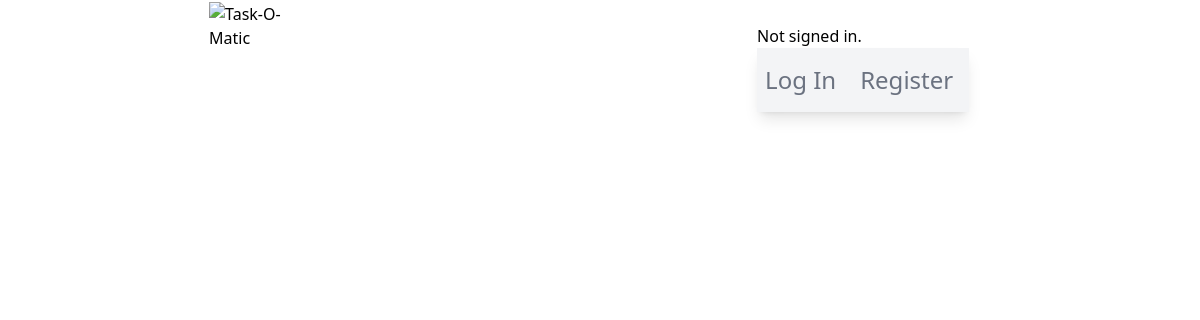
Before: /project/9/ with the older database file.
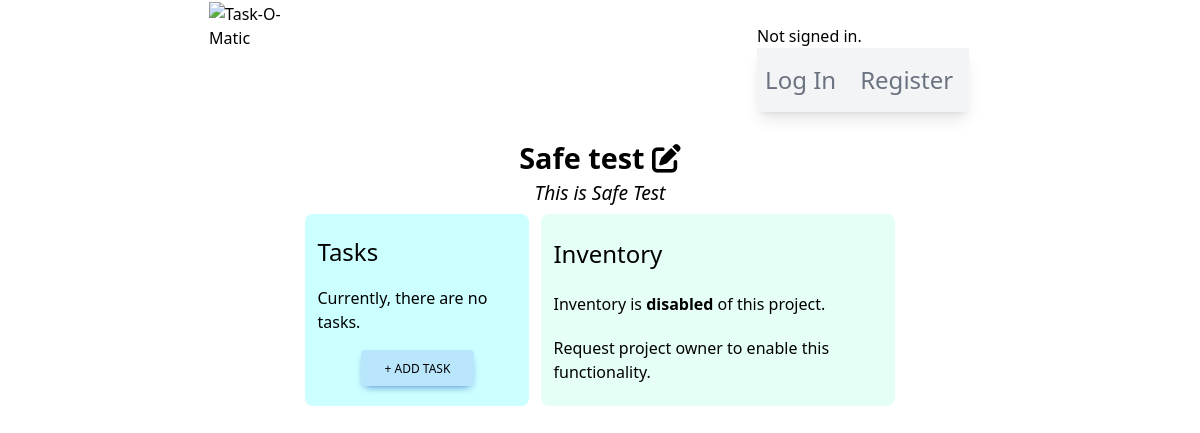
After: the same page with the newer database file.
### taskomatic/models.py (models this page shows, shortened)
class Project(models.Model):
    user = models.ForeignKey(User, on_delete=models.CASCADE)
    owner = models.CharField(max_length=80)
    projectName = models.CharField(max_length=160)
    projectDescription = models.CharField(max_length=350)
    hasDeadline = models.BooleanField(default=False)
    hasInventory = models.BooleanField(default=False)
    hasTasks = models.BooleanField(default=False)
    creationDate = models.DateField()
    deadlineDate = models.DateField(null=True, blank=True)

### taskomatic/views.py (the view)
# urls.py: path("project/<str:pk>/", views.project_view, name="projectPage")
def project_view(request, pk):
    project = Project.objects.filter(id=pk)
    tasks = Tasks.objects.filter(projectId = pk)
    inventory = Inventory.objects.filter(projectId = pk)
    return render(request, "taskomatic/projectPage.html", {
        'project': project,
        'tasks': tasks,
        'inventory': inventory,
        'taskForm': TaskForm(),
        'inventoryForm': InventoryForm()
    })

### taskomatic/templates/taskomatic/projectPage.html (shortened to what this page needs)
{% extends "./layout.html" %}
{% load static %}
{% block body %}
<div id="projectPageMainContainer">
    {% for item in project %}
    <h2>
        {{ item.projectName }}
        <form style="display: inline-block;" method="POST" action="{% url 'editProject' %}" name="editForm">
            <i id="editIcon" class="fa-solid fa-pen-to-square cursor-pointer"></i>
        </form>
    </h2>
    <p class="descriptiveParagraph">{{ item.projectDescription }}</p>
    <div id="tasksAndInventorySection">
        <span id="tasksContainer">
            <h3>Tasks</h3>
            {% if item.hasTasks %}
                {% if tasks %}
                    {% for task in tasks %}
            <p>{{ task.taskName }}</p>
            <button type="button" class="addTaskButton inline-block rounded bg-sky-200 px-6 pb-2 pt-2.5 text-xs font-medium uppercase leading-normal
            text-black shadow-[0_4px_9px_-4px_#3b71ca] transition duration-150 ease-in-out hover:bg-sky-300 max-w-s self-center">
                + Add Task
            </button>
                    {% endfor %}
                {% else %}
            <p>Currently, there are no tasks.</p>
            <button type="button" class="addTaskButton inline-block rounded bg-sky-200 px-6 pb-2 pt-2.5 text-xs font-medium uppercase leading-normal
            text-black shadow-[0_4px_9px_-4px_#3b71ca] transition duration-150 ease-in-out hover:bg-sky-300 max-w-s self-center">
                + Add Task
            </button>
                {% endif %}
            {% else %}
            <p>Tasks are <b>disabled</b> of this project.</p>
            <p>Request project owner to enable this functionality.</p>
            {% endif %}
        </span>
        <span id="inventoryContainer">
            <h3>Inventory</h3>
            {% if item.hasInventory %}
                {% if inventory %}
                    {% for inventoryItem in inventory %}
            <p>{{ inventoryItem.itemName }}</p>
            <button type="button" class="addInventoryButton inline-block rounded bg-sky-200 px-6 pb-2 pt-2.5 text-xs font-medium uppercase leading-normal
            text-black shadow-[0_4px_9px_-4px_#3b71ca] transition duration-150 ease-in-out hover:bg-sky-300 max-w-s self-center">
                + Add Inventory
            </button>
                    {% endfor %}
                {% else %}
            <p>Currently, there is no inventory.</p>
            <button type="button" class="addInventoryButton inline-block rounded bg-sky-200 px-6 pb-2 pt-2.5 text-xs font-medium uppercase leading-normal
            text-black shadow-[0_4px_9px_-4px_#3b71ca] transition duration-150 ease-in-out hover:bg-sky-300 max-w-s self-center">
                + Add Inventory
            </button>
                {% endif %}
            {% else %}
            <p>Inventory is <b>disabled</b> of this project.</p>
            <p>Request project owner to enable this functionality.</p>
            {% endif %}
        </span>
    </div>
    {% endfor %}
</div>
{% endblock %}

Changed rows visible on the page:
added Project: projectName "Safe test", projectDescription "This is Safe Test", hasTasks "Currently, there are no tasks.", hasInventory "Inventory is", shows "Request project owner to enable this functionality."
